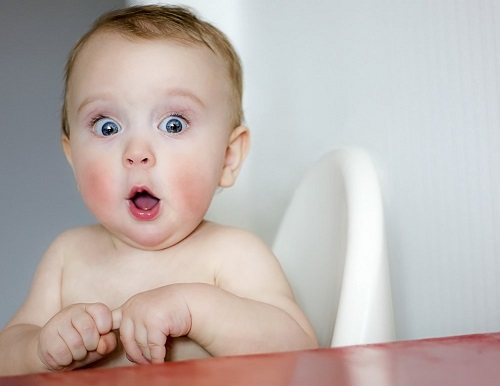
#> input picture 02-配套案例/03-机器视觉基础应用实训案例/16-级联分类器实训/baby.jpg, 500 x 386 px
$ python '1_使用OpenCVHaar级联分类器进行人脸检测.py'
#> lines starting #> are read from the running program, lines starting #| are printed output that depends on the picture; after the words box and inside, x2 and y2 are one past the last pixel; in counts of white or black regions, pixels touching at a corner belong together
#!/usr/bin env python3
# -*- coding:UTF8 -*-

"""

"""

import cv2 as cv

baby = cv.imread('baby.jpg')
#> baby is the input picture: shape (386, 500, 3); mean B, G, R 175.3, 179.4, 189.8
baby_gray = cv.cvtColor(baby, cv.COLOR_BGR2GRAY)
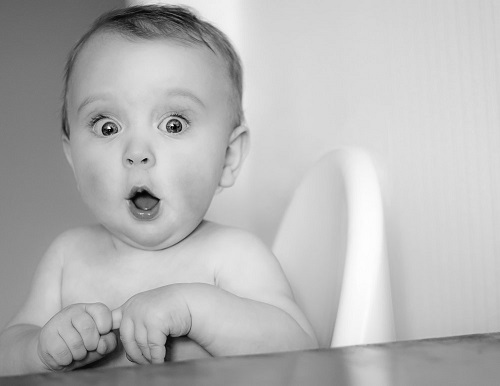
#> baby_gray: shape (386, 500); min 0, max 254, mean 182

# 加载人脸分类器
haar_cascade_face = cv.CascadeClassifier(
    './haarcascade/haarcascade_frontalface_default.xml')

faces_rects = haar_cascade_face.detectMultiScale(baby_gray,
                                                 scaleFactor = 1.2,
                                                 minNeighbors = 5)
#> faces_rects = [[44, 45, 200, 200]]
print('Faces found: ', len(faces_rects))
#| Faces found:  1
for (x, y, w, h) in faces_rects:
    # 人脸绘制
    cv.rectangle(baby, (x, y), (x + w, y + h), (0, 255, 0), 2)
#> this loop made 1 pass
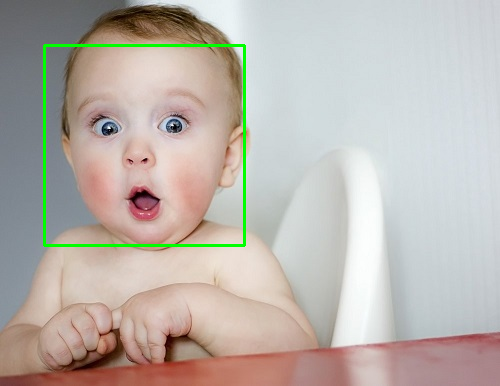
#> baby: shape (386, 500, 3); 1.24% of pixels changed, all inside (x1, y1, x2, y2) = (43, 44, 246, 247)

cv.imwrite('./outputs/baby_face.jpg', baby)
cv.imshow('baby_face', baby)
cv.waitKey(0)
